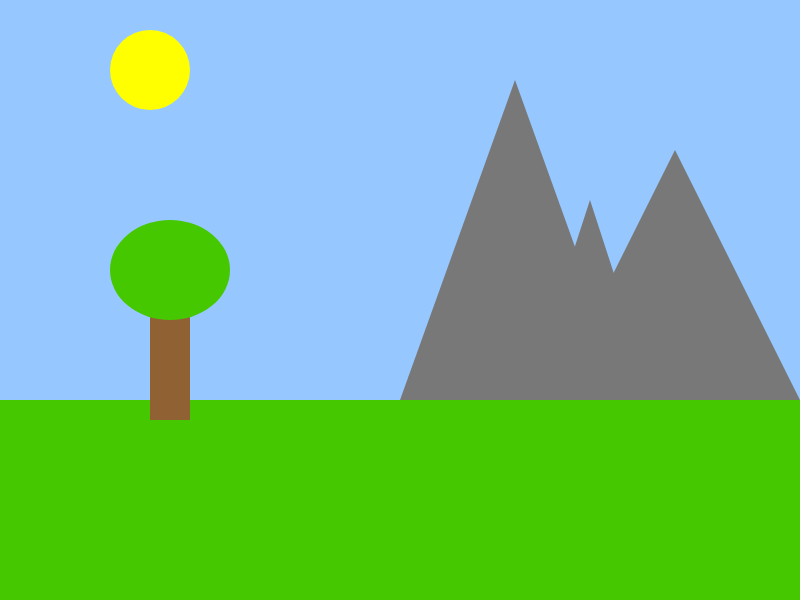
Frame 1 (no input)
Frame 60 (no input): identical to frame 1, image omitted
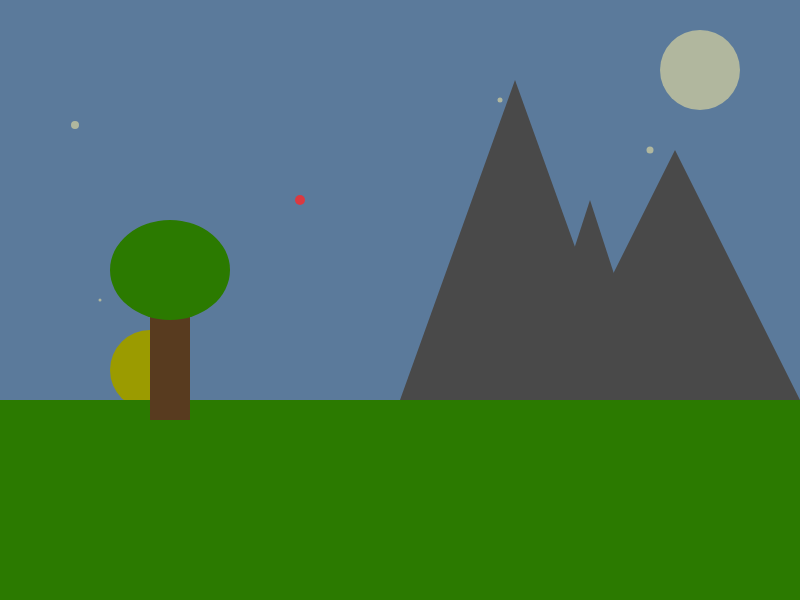
Frame 120 (the mouse pressed at the canvas centre since frame 60)

The p5.js sketch that drew these frames (run headless with seeded random() and noise() and a simulated clock; from frame 60 on, the mouse is pressed at the canvas centre):

// p5.js sketch
// ── sketch.js
var groundHeight;
var mountain1;
var mountain2;
var mountain3;

var tree;

var moon;
var sun;
var darkness;
var darknessMax;

var star1;
var star2;
var star3;
var star4;
var star5;

function setup() {
	createCanvas(800, 600);
	//set the groundHeight proportional to the canvas size
	groundHeight = (height / 3) * 2;

	//initalise the mountain objects with properties to help draw them to the canvas
	mountain1 = {
		x: 400,
		y: groundHeight,
		height: 320,
		width: 230
	};
	mountain2 = {
		x: 525,
		y: groundHeight,
		height: 200,
		width: 130
	};
	mountain3 = {
		x: 550,
		y: groundHeight,
		height: 250,
		width: 250
	};

	//initalise the tree object
	tree = {
		x: 150,
		y: groundHeight + 20,
		trunkWidth: 40,
		trunkHeight: 150,
		canopyWidth: 120,
		canopyHeight: 100
	};

	//initalise the sun 
	sun = {
		x: 150,
		y: 70,
		diameter: 80,
	};

	//TASK: intialise a moon object with an extra property for brightness
	moon = {
		x: 700,
		y: 70,
		diameter: 80,
		brightness: 0,
		brightnessMax: 400,
	};

	//initialise some stars

	star1 = {
		x: 500,
		y: 100,
		diameter: 5,
	};

	star2 = {
		x: 300,
		y: 200,
		diameter: 10,
	};

	star3 = {
		x: 100,
		y: 300,
		diameter: 3,
	};

	star4 = {
		x: 650,
		y: 150,
		diameter: 7,
	};

	star5 = {
		x: 75,
		y: 125,
		diameter: 8,
	};

	//set the initial darkness
	darkness = 0;
	darknessMax = 200;
}



function draw() {
	//TASK: update the values for the moons brightness, the sun's position and the darkness.
	//You can either map this to the mouse's location (i.e. the futher left the mouse is the more daylight) or you can just change the values gradually over time.

	darkness = constrain(mouseX / width * darknessMax, 0, darknessMax);
	brightness = constrain(mouseX / width * moon.brightnessMax, 0, moon.brightnessMax);
	sun.y = 70 + darkness * 3;

	//draw the sky
	background(150, 200, 255);
	noStroke();

	//draw the sun
	fill(255, 255, 0);
	ellipse(sun.x, sun.y, sun.diameter);

	//draw the ground and make it green
	fill(70, 200, 0);
	rect(0, groundHeight, width, height - groundHeight);

	//draw the mountains
	fill(120);
	triangle(mountain1.x, mountain1.y,
		mountain1.x + mountain1.width, mountain1.y,
		mountain1.x + (mountain1.width / 2), mountain1.y - mountain1.height);

	triangle(mountain2.x, mountain2.y,
		mountain2.x + mountain2.width, mountain2.y,
		mountain2.x + (mountain2.width / 2), mountain2.y - mountain2.height);

	triangle(mountain3.x, mountain3.y,
		mountain3.x + mountain3.width, mountain3.y,
		mountain3.x + (mountain3.width / 2), mountain3.y - mountain3.height);

	//TASK: You can draw the tree yourself

	//draw trunk
	fill(144, 97, 51);
	rect(tree.x, tree.y - tree.trunkHeight, tree.trunkWidth, tree.trunkHeight);

	//draw canopy
	fill(70, 200, 0);
	ellipse(tree.x + (tree.trunkWidth / 2), tree.y - tree.trunkHeight, tree.canopyWidth, tree.canopyHeight);

	//TASK: make the scene dark by drawing a rectangle that covers the whole canvas.
	//Use the alpha value of fill to determine how dark to make it

	fill(0, 0, 0, darkness);
	rect(0, 0, width, height);

	//TASK: you'll need to draw the moon too. Make sure you use brightness to adjust the colour
	fill(brightness, brightness, brightness * 0.8, brightness);
	ellipse(moon.x, moon.y, moon.diameter);
	//draw the stars
	ellipse(star1.x, star1.y, star1.diameter);
	ellipse(star3.x, star3.y, star3.diameter);
	ellipse(star4.x, star4.y, star4.diameter);
	ellipse(star5.x, star5.y, star5.diameter);

	fill(brightness * 2, brightness * 0.2, brightness * 0.2, brightness);
	ellipse(star2.x, star2.y, star2.diameter);
}
